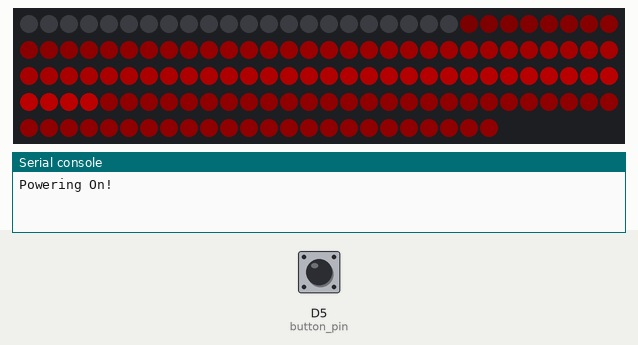
A program run on a simulated CircuitPython board. Shown: 144 RGB LEDs in strip order, left to right, continuing on the next row, the last lines printed to the serial console. The test bench sets the inputs (shaded band); at power-on: D5 (button_pin) HIGH. Dim RGB values are drawn brighter than linear.

Above: at 3.3 s.
3.4 s: D5 (button_pin) pulled LOW for 0.15 s
At 3.8 s:
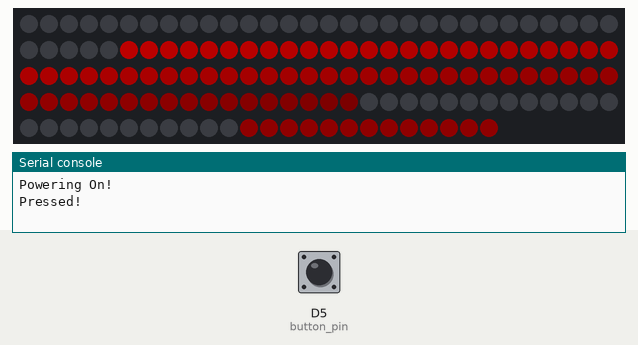
4.1 s: D5 (button_pin) pulled LOW for 3.2 s
At 6.2 s:
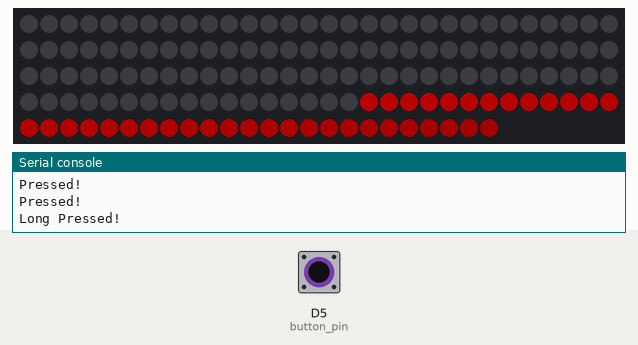
8.8 s: D5 (button_pin) pulled LOW for 3.2 s
At 14.46 s:
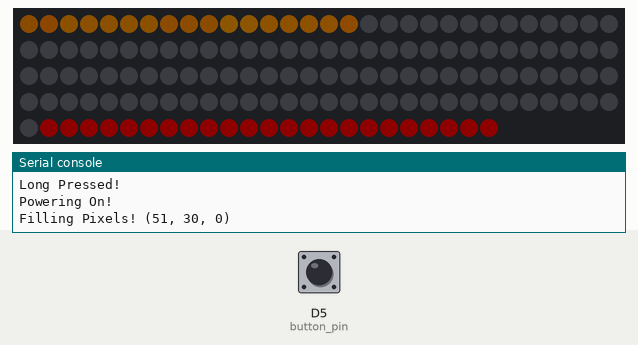
15.6 s: D5 (button_pin) pulled LOW for 1 s
At 17.54 s:
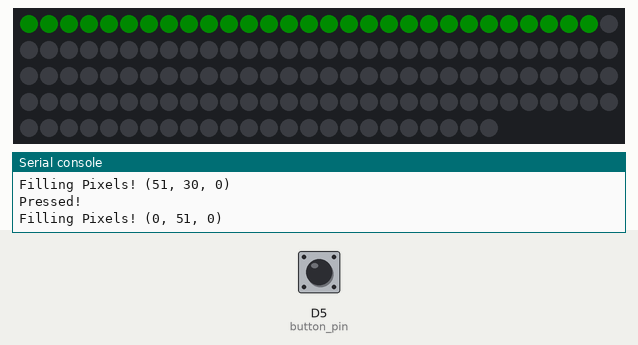
Timing chart, 0 to 18.2 s (numbered marks = the images above; inputs shaded):
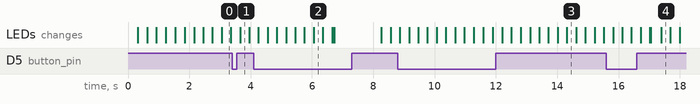

The program:

switch_test.py
```python
from adafruit_debouncer import Button
import time
import board
import neopixel
import digitalio
from adafruit_led_animation.animation.comet import Comet


button_pin = digitalio.DigitalInOut(board.D5)
button_pin.direction = digitalio.Direction.INPUT
button_pin.pull = digitalio.Pull.UP
TOTAL_PIXELS = 144
BRIGHTNESS = 0.3
PIXEL_PIN = board.D1
switch = Button(
    pin=button_pin,
    short_duration_ms=500,
    long_duration_ms=2000,
    value_when_pressed=False,
)

POWER = False
pixels = neopixel.NeoPixel(
    PIXEL_PIN,
    TOTAL_PIXELS,
    brightness=BRIGHTNESS,
    auto_write=False,
)
RED = (255, 0, 0)
YELLOW = (255, 150, 0)
GREEN = (0, 255, 0)
CYAN = (0, 255, 255)
BLUE = (0, 0, 255)
PURPLE = (180, 0, 255)
BLACK = (0, 0, 0)
COLORS = [RED, YELLOW, GREEN, CYAN, BLUE, PURPLE]


def update_colors_brightness(factor: float):
    global COLORS
    COLORS = [(int(r * factor), int(g * factor), int(b * factor)) for r, g, b in COLORS]


CURRENT_COLOR_INDEX = 0
comet = Comet(
    pixels,
    speed=0.01,
    color=COLORS[CURRENT_COLOR_INDEX],
    tail_length=TOTAL_PIXELS // 2,
    bounce=True,
)


def fill_pixels(start: int, end: int, color: tuple[int, int, int]):
    # for i in range(start, end):
    #     print(i)
    #     pixels[i] = color
    # pixels.show()
    global CURRENT_COLOR_INDEX

    color = COLORS[CURRENT_COLOR_INDEX]
    if not POWER:
        return
    comet.color = color
    print("Filling Pixels!", color)


def change_color(*args, **kwargs):
    global CURRENT_COLOR_INDEX
    CURRENT_COLOR_INDEX = (CURRENT_COLOR_INDEX + 1) % len(COLORS)
    fill_pixels(0, TOTAL_PIXELS - 1, COLORS[CURRENT_COLOR_INDEX])


def power_on():
    global POWER, CURRENT_COLOR_INDEX
    if POWER:
        return
    for index in range(TOTAL_PIXELS):
        pixels[index] = COLORS[CURRENT_COLOR_INDEX]  # Set each LED to the current color
        pixels.show()  # Update the LED strip
        time.sleep(0.008)  # Short delay for the power-on effect
    POWER = True
    print("Powering On!")


def power_off():
    global POWER
    if not POWER:
        return
    for index in range(TOTAL_PIXELS - 1, -1, -1):
        pixels[index] = BLACK  # Set each LED to the current color
        pixels.show()  # Update the LED strip
        time.sleep(0.008)  # Short delay for the power-on effect
    POWER = False
    print("Powered Off!")


def toggle_power():
    global POWER
    if POWER:
        power_off()
    else:
        power_on()


def main():
    comet.add_cycle_complete_receiver(change_color)
    update_colors_brightness(0.2)
    power_on()
    step = 0
    while True:
        step += 1
        switch.update()  # Check the status of the button
        # rainbow.animate()

        if switch.long_press:
            # Handle long press
            print("Long Pressed!")
            toggle_power()

        if switch.short_count == 2:
            # Handle double press
            print("Double Pressed!")

        if switch.pressed:
            # Handle single press
            print("Pressed!")
            # power_on()
            # change_color()
            comet.reverse = not comet.reverse

        comet.animate()
        # if step % 12 == 0:
        #     change_color()
        comet.cycle_complete


main()
```
